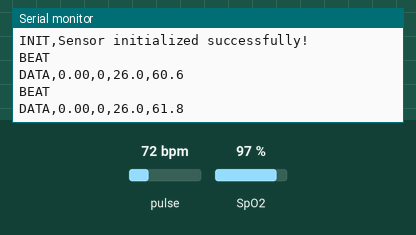
A sketch run on a simulated ESP8266 (NodeMCU). Shown: the last lines printed to the serial monitor. The test bench sets the inputs (shaded band); at power-on: pulse 72 bpm, SpO2 97 %. Random numbers use the default seed unless the sketch sets one.

Above: at 2.2 s.
2.3 s: pulse set to 42 bpm
At 3.7 s:
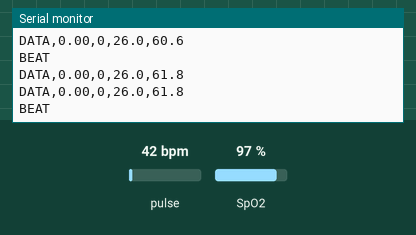
3.8 s: SpO2 set to 80 %
At 4.6 s:
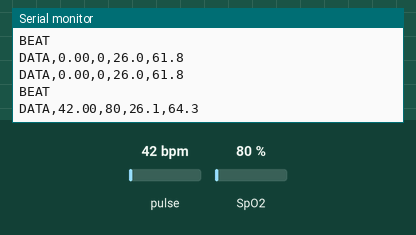
5.3 s: pulse set to 70 bpm
At 8.7 s:
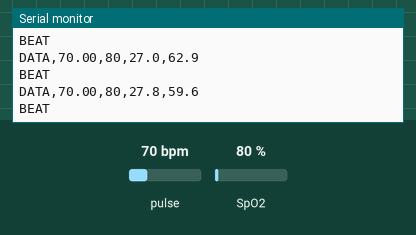
Timing chart, 0 to 10.2 s (numbered marks = the images above; inputs shaded):
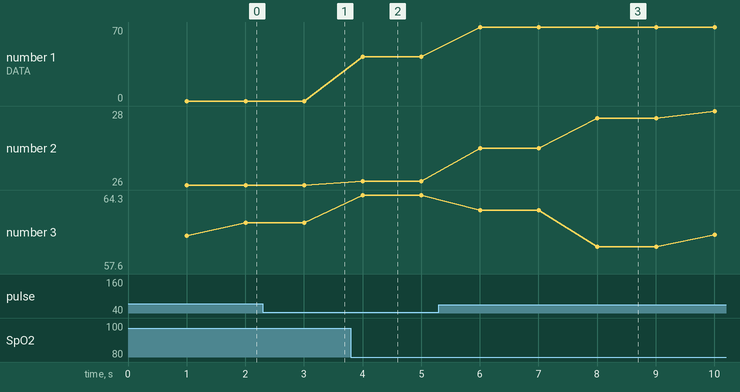

The sketch:

smart_healthcare.ino
```cpp
#include <Arduino.h>
#include <Wire.h>
#include "MAX30100_PulseOximeter.h"

#define REPORTING_PERIOD_MS 1000
#define ENV_UPDATE_PERIOD_MS 2000
#define SERIAL_BAUD_RATE 115200

PulseOximeter pox;
uint32_t lastReportTime = 0;
uint32_t lastEnvTime = 0;

float roomTemperature = 25.4;
float roomHumidity = 60.2;

void onBeatDetected() {
    Serial.println("BEAT");
}

void updateEnvironmentalReadings() {
    float tempDelta = ((float)random(-15, 16)) / 10.0;
    roomTemperature += tempDelta;
    if (roomTemperature < 22.0) roomTemperature = 22.0;
    if (roomTemperature > 28.0) roomTemperature = 28.0;

    float humDelta = ((float)random(-35, 36)) / 10.0;
    roomHumidity += humDelta;
    if (roomHumidity < 53.0) roomHumidity = 53.0;
    if (roomHumidity > 67.0) roomHumidity = 67.0;
}

void setup() {
    Serial.begin(SERIAL_BAUD_RATE);
    delay(1000);

    randomSeed(ESP.getCycleCount());

    Serial.println("INIT,Smart Healthcare Firmware Starting...");
    Serial.println("INIT,Baud Rate: 115200");

    Wire.begin(D2, D1);

    if (!pox.begin()) {
        Serial.println("ERROR,Sensor initialization FAILED!");
        while (true) {
            delay(2000);
            Serial.println("ERROR,Waiting for MAX30100 sensor...");
        }
    }

    pox.setIRLedCurrent(MAX30100_LED_CURR_24MA);
    pox.setOnBeatDetectedCallback(onBeatDetected);

    updateEnvironmentalReadings();

    Serial.println("INIT,Sensor initialized successfully!");
}

void loop() {
    pox.update();

    uint32_t currentMillis = millis();

    if (currentMillis - lastEnvTime >= ENV_UPDATE_PERIOD_MS) {
        lastEnvTime = currentMillis;
        updateEnvironmentalReadings();
    }

    if (currentMillis - lastReportTime >= REPORTING_PERIOD_MS) {
        lastReportTime = currentMillis;

        float heartRate = pox.getHeartRate();
        uint8_t spo2 = pox.getSpO2();

        Serial.print("DATA,");
        Serial.print(heartRate, 2);
        Serial.print(",");
        Serial.print(spo2);
        Serial.print(",");
        Serial.print(roomTemperature, 1);
        Serial.print(",");
        Serial.println(roomHumidity, 1);
    }

    yield();
}
```

Measured:
- after the input at 3.8 s, the serial monitor: prints a new line after 0.21 s (image 2)
- after the input at 5.3 s, the serial monitor: prints a new line after 0.71 s (image 3)
- plotted number 1: 42 → 70 after the input at 5.3 s
